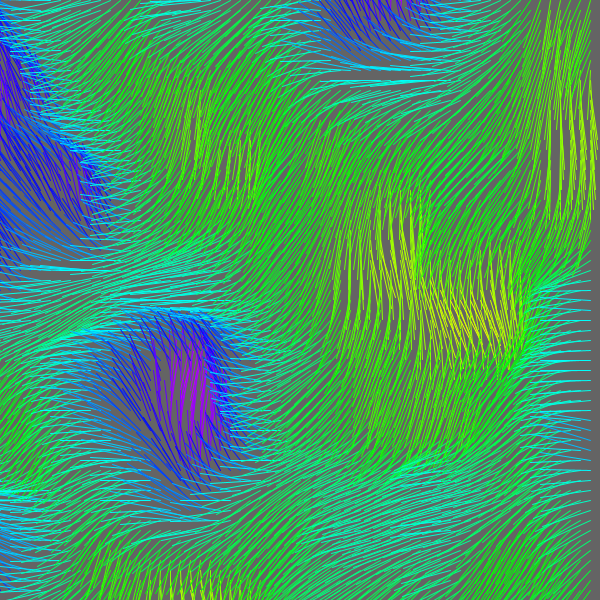
Frame 1 (no input)
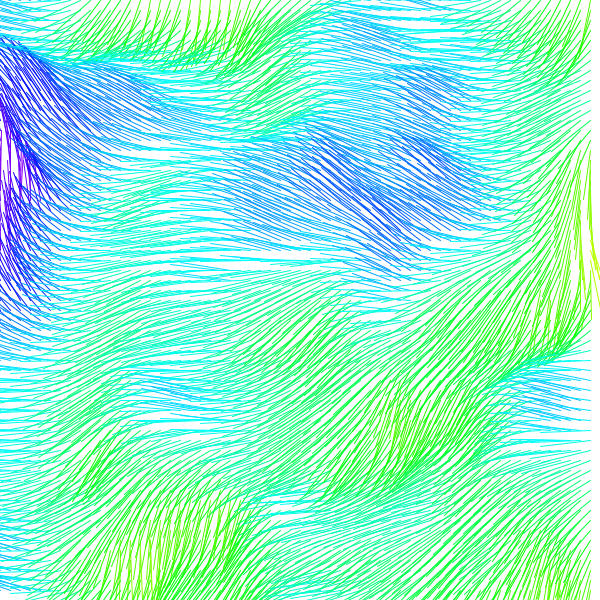
Frame 60 (the mouse pressed at the canvas centre just before this capture)
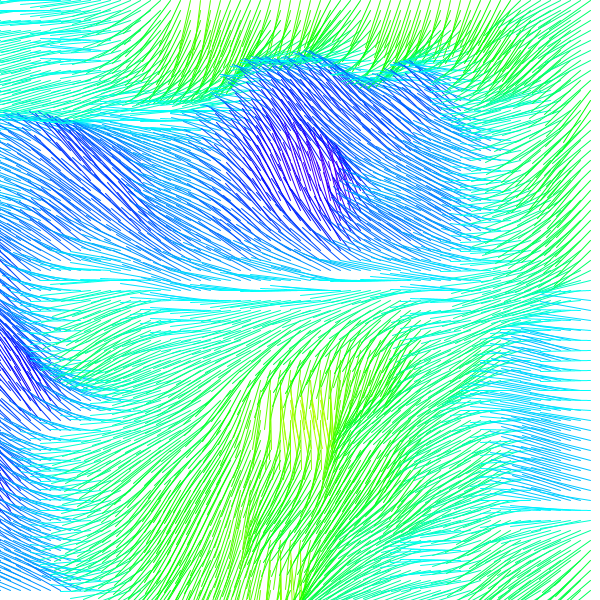
Frame 120 (the mouse held since frame 60 and released just before this capture)

The Processing sketch that drew these frames (run headless with seeded random() and noise(); from frame 60 on, the mouse is pressed at the canvas centre):

// Processing sketch: noise
// ── noise.pde
float nx = 0;
float ny = 0;
float nz = 0;

void setup () {
  size (600, 600);
  colorMode (HSB);
}


void draw () {
  background (0, 0, 100);
  drawStream ();
}

void drawStream () {
  nx = 0;
  for (int i=0; i<width; i += 10) {
    ny = 0;
    for (int j=0; j<width; j += 10) {
      float angle = map (noise (nx, ny, nz), 0, 1.0, 0, TWO_PI);
      colorMode(HSB, 100);
      float cc = map(angle, 0, TWO_PI, 0, 100);
      float x = 50 * cos (angle);
      float y = 50 * sin (angle);
      stroke(cc, 100, 100);
      line (i, j, i+x, j+y);
      ny += 0.05;
    }
    nx += 0.05;
  }
  nz +=0.01;
}
